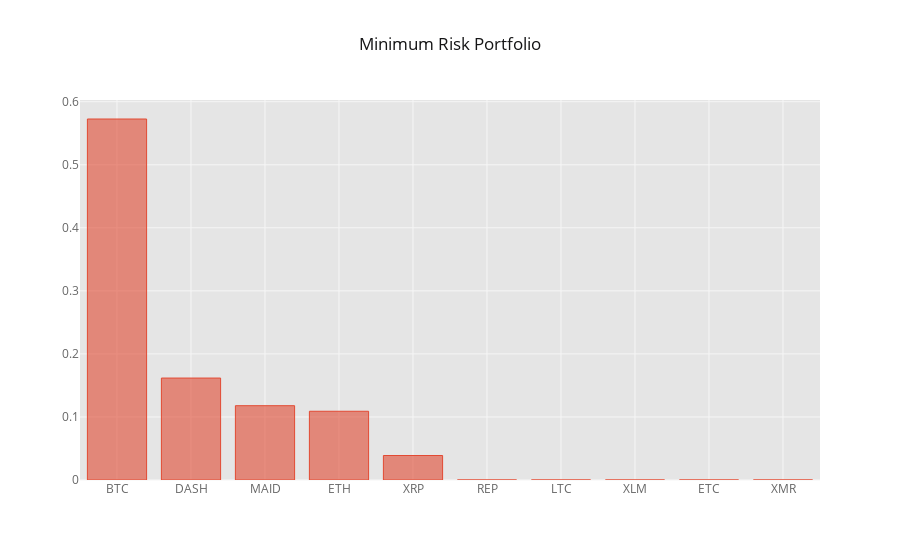

This figure's notebook cell:
### Code cell
min_risk_vars = pd.Series(data=[v.x for v in vars if v.x > 0], index=[v.varname for v in vars if v.x > 0]).sort_values(ascending=False)
min_risk_vars.iplot(kind='bar',colorscale='ggplot', title='Minimum Risk Portfolio', online=False, filename='pred460_crypto_min_risk_portfolio')

### Figure 1 — Plotly figure (JSON) as saved in the notebook; plotly's stock layout.template omitted (floating-point values rounded to 4 significant figures)
{"data": [{"marker": {"color": "rgba(226, 74, 51, 0.6)", "line": {"color": "rgba(226, 74, 51, 1.0)", "width": 1}}, "name": "None", "orientation": "v", "text": "", "type": "bar", "x": ["BTC", "DASH", "MAID", "ETH", "XRP", "REP", "LTC", "XLM", "ETC", "XMR"], "y": [0.5726, 0.1617, 0.1179, 0.109, 0.03884, 1.67e-06, 8.148e-07, 1.7e-07, 6.829e-08, 9.947e-09]}], "layout": {"legend": {"bgcolor": "#FFFFFF", "font": {"color": "#666666"}}, "paper_bgcolor": "#FFFFFF", "plot_bgcolor": "#E5E5E5", "title": "Minimum Risk Portfolio", "titlefont": {"color": "#151516"}, "xaxis1": {"gridcolor": "#F6F6F6", "showgrid": true, "tickfont": {"color": "#666666"}, "title": "", "titlefont": {"color": "#666666"}, "zerolinecolor": "#F6F6F6"}, "yaxis1": {"gridcolor": "#F6F6F6", "showgrid": true, "tickfont": {"color": "#666666"}, "title": "", "titlefont": {"color": "#666666"}, "zerolinecolor": "#F6F6F6"}}}
